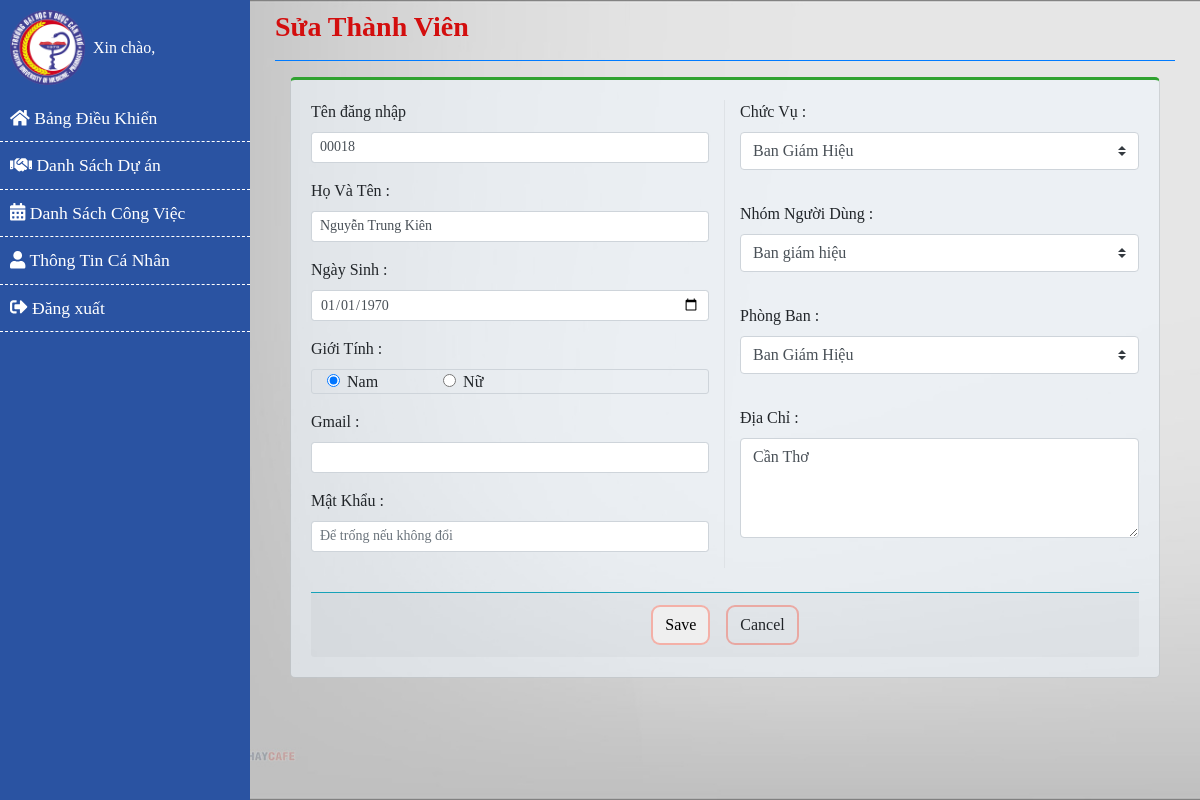
/capquanly/suatv.php?id=00018, run on the app's committed database.
### tables this page shows
CREATE TABLE `thanhvien` (
  `TV_MA` varchar(50) NOT NULL,
  `TV_TEN` varchar(255) NOT NULL,
  `TV_NGAYSINH` date NOT NULL,
  `TV_GIOITINH` varchar(10) NOT NULL,
  `TV_QUEQUAN` varchar(100) NOT NULL,
  `TV_EMAIL` varchar(255) NOT NULL,
  `TV_MATKHAU` varchar(255) NOT NULL,
  `PB_MA` varchar(50) NOT NULL,
  `active` tinyint(1) NOT NULL DEFAULT '0',
  `CV_MA` int NOT NULL,
  `NND_MA` int NOT NULL
);

### capquanly/suatv.php (the view, shortened to what this page needs)
<?php
include('../config.php');
?>
<!DOCTYPE html>
<html>
<head>
    <link rel="stylesheet" href="https://stackpath.bootstrapcdn.com/bootstrap/4.1.0/css/bootstrap.min.css">
    <link rel="stylesheet" href="../style/style2.css">
    <link rel="stylesheet" href="https://cdnjs.cloudflare.com/ajax/libs/malihu-custom-scrollbar-plugin/3.1.5/jquery.mCustomScrollbar.min.css">
</head>
<body>
<?php
if (isset($_GET['id'])) {
    $tvma = $_GET['id'];
    $query = "SELECT * FROM thanhvien WHERE TV_MA = '$tvma'";
    $result = mysqli_query($conn, $query);
    if ($result) {
        $member = mysqli_fetch_assoc($result);
    } else {
        echo "Error fetching data: " . mysqli_error($conn);
    }
}
?>
    <div class="wrapper">
        <?php include ("../menu.php"); ?>
        <div id="content">
            <div class="content-header">
                <div class="container-fluid">
                 <div class="row mb-2">
                        <div class="col-sm-6">
                            <h3 class="m-0" style="color: #d30e0e; font-weight: 700;">Sửa Thành Viên</h3>
                        </div>
                    </div>
                    <hr class="border-primary">
                </div>
            </div>
            <section class="content">
                <div class="container-fluid">
                    <div class="col-lg-12">
                        <div class="card card-outline card-primary" style="border-top: 3px solid rgb(48, 162, 48); border-radius: 5px;">
                            <div class="card-body">
                                <form method="post">
                                    <div class="row">
                                        <div class="col-md-6 border-right">
                                            <div class="form-group">
                                                <label>Tên đăng nhập</label>
                                                <input type="text" class="form-control form-control-sm" required name="matv" value="<?php echo $member['TV_MA']; ?>">
                                            </div>
                                            <div class="form-group">
                                                <label>Họ Và Tên :</label>
                                                <input type="text" class="form-control form-control-sm" required name="txtName" value="<?php echo $member['TV_TEN']; ?>">
                                            </div>
                                            <div class="form-group">
                                                <label>Ngày Sinh :</label>
                                                <input type="date"
                                                class="form-control form-control-sm" autocomplete="off" required name="txtNgaySinh" value="<?php echo $member['TV_NGAYSINH']; ?>">
                                            </div>
                                            <label>Giới Tính :</label>
                                            <div class="form-group" style="border-radius: 3px; border:0.5px solid #CED4DA; height: 25px">
                                                <div class="row">
                                                    <div class="form-check" style="padding:0px 35px 0px 50px;">
                                                        <input class="form-check-input" type="radio" id="gioitinh" name="gioitinh" value="Nam" <?php echo ($member['TV_GIOITINH'] == 'Nam') ? 'checked' : ''; ?>>
                                                        <label class="form-check-label" for="flexRadioDefault1">Nam</label>
                                                    </div>
                                                    <div class="form-check" style="padding-left: 50px;">
                                                        <input class="form-check-input" type="radio"  name="gioitinh" value="Nữ" <?php echo ($member['TV_GIOITINH'] == 'Nữ') ? 'checked' : ''; ?>>
                                                        <label class="form-check-label" for="flexRadioDefault1">Nữ</label>
                                                    </div>
                                                </div>
                                            </div>
                                            <div class="form-group">
                                                <label>Gmail :</label>
                                                <input type="email" class="form-control form-control-sm" required name="txtEmail" value="<?php echo $member['TV_EMAIL']; ?>">
                                            </div>
                                            <div class="form-group">
                                                <label>Mật Khẩu :</label>
                                                <input type="password" class="form-control form-control-sm" name="txtMatKhau" placeholder="Để trống nếu không đổi">
                                            </div>
                                        </div>
                                        <div class="col-md-6">
                                            <div class="form-group">
                                                <label>Chức Vụ :</label>
                                                <select id="chucvu" name="chucvu" class="custom-select mb-3">
                                                    <?php
                                                    $sql = "SELECT * FROM `chucvu`";
                                                    $result = mysqli_query($conn, $sql);
                                                    if ($result) {
                                                        while ($row = mysqli_fetch_assoc($result)) {
                                                            $selected = ($member['CV_MA'] == $row['CV_MA']) ? 'selected' : '';
                                                            echo "<option value='" . $row['CV_MA'] . "' $selected>" . $row['CV_TEN'] . "</option>";
                                                        }
                                                    }
                                                    ?>
                                                </select>
                                            </div>
                                            <div class="form-group">
                                                <label>Nhóm Người Dùng :</label>
                                                <select id="nhomnguoidung" name="nhomnguoidung" class="custom-select mb-3">
                                                    <?php
                                                    $sql = "SELECT * FROM `nhomnguoidung`";
                                                    $result = mysqli_query($conn, $sql);
                                                    if ($result) {
                                                        while ($row = mysqli_fetch_assoc($result)) {
                                                            $selected = ($member['NND_MA'] == $row['NND_MA']) ? 'selected' : '';
                                                            echo "<option value='" . $row['NND_MA'] . "' $selected>" . $row['NND_TEN'] . "</option>";
                                                        }
                                                    }
                                                    ?>
                                                </select>
                                            </div>
                                            <div class="form-group">
                                                <label>Phòng Ban :</label>
                                                <select id="phongban" name="phongban" class="custom-select mb-3">
                                                    <?php
                                                    $sql = "SELECT * FROM `phongban`";
                                                    $result = mysqli_query($conn, $sql);
                                                    if ($result) {
                                                        while ($row = mysqli_fetch_assoc($result)) {
                                                            $selected = ($member['PB_MA'] == $row['PB_MA']) ? 'selected' : '';
                                                            echo "<option value='" . $row['PB_MA'] . "' $selected>" . $row['PB_TEN'] . "</option>";
                                                        }
                                                    }
                                                    ?>
                                                </select>
                                            </div>
                                            <div class="form-group">
                                                <label>Địa Chỉ : </label>
                                                <textarea class="form-control" id="floatingTextarea2" style="height: 100px" placeholder="Để trống nếu không đổi" name="txtquequan"><?php echo $member['TV_QUEQUAN']; ?></textarea>
                                            </div>
                                        </div>
                                    </div>
                                    <br>
                                    <div class="card-footer border-top border-info">
                                        <div class="d-flex w-100 justify-content-center align-items-center">
                                            <button type="submit" id="btnluu" name="btnluu" class="btn btn-flat bg-gradient-primary mx-2" style="border-radius: 9px; border:2px solid #ff1e004d">Save</button>
                                            <a href="danhsachthanhvien.php" class="btn btn-flat bg-gradient-primary mx-2" style="border-radius: 9px; border:2px solid #ff1e004d">Cancel</a>
                                        </div>
                                    </div>
                                </form>
                            </div>
                        </div>
                    </div>
                </div>
            </section>
        </div>
    </div>
</body>
</html>

### style/style2.css (style rules this page uses)
body { font-family: 'NotoFont'; background: #fafafa; }
a, a:hover, a:focus { color: inherit; text-decoration: none; transition: all 0.3s; }
.wrapper { display: flex; width: 100%; }
#content .card { background-color: #f0f8ff8c !important; }
#content { background-image: url(bg.jpg); background-size: cover; background-position: center; background-repeat: no-repeat; width: calc(100% - 250px); padding: 10px; min-height: 100vh; transition: all 0.3s; position: absolute; top: 0; right: 0; }

### data on the page
thanhvien: matv "00018", txtName "Nguyễn Trung Kiên", txtNgaySinh "01/01/1970", TV_GIOITINH "☑", txtquequan "Cần Thơ"

### other printed values
form field chucvu "Ban Giám Hiệu"
form field nhomnguoidung "Ban giám hiệu"
form field phongban "Ban Giám Hiệu"
